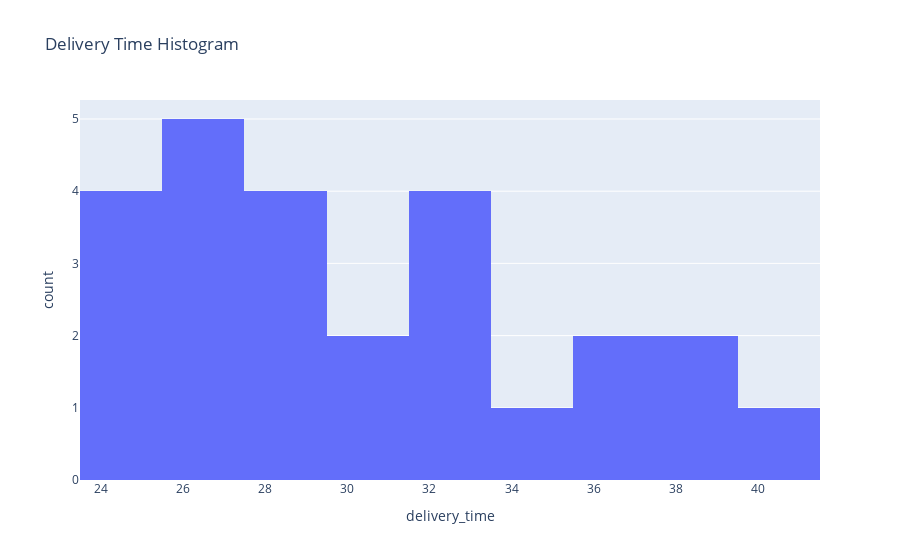

The notebook cell saved with this chart:
### Markdown cell above
## 📊 Histogram

### Code cell
px.histogram(df, x='delivery_time', nbins=10, title='Delivery Time Histogram').show()

### Figure 1 — Plotly figure (JSON) as saved in the notebook; plotly's stock layout.template omitted (floating-point values rounded to 4 significant figures)
{"data": [{"bingroup": "x", "hovertemplate": "delivery_time=%{x}<br>count=%{y}<extra></extra>", "legendgroup": "", "marker": {"color": "#636efa", "pattern": {"shape": ""}}, "name": "", "nbinsx": 10, "orientation": "v", "showlegend": false, "type": "histogram", "x": [25, 29, 34, 31, 33, 31, 33, 32, 36, 26, 25, 40, 29, 27, 36, 32, 27, 25, 27, 29, 39, 38, 27, 25, 29], "xaxis": "x", "yaxis": "y"}], "layout": {"barmode": "relative", "legend": {"tracegroupgap": 0}, "title": {"text": "Delivery Time Histogram"}, "xaxis": {"anchor": "y", "domain": [0, 1], "title": {"text": "delivery_time"}}, "yaxis": {"anchor": "x", "domain": [0, 1], "title": {"text": "count"}}}}
